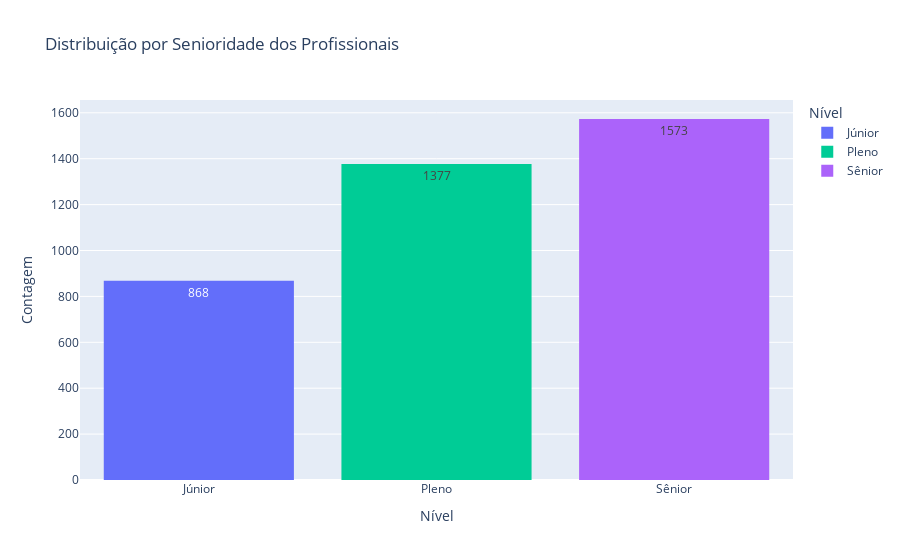

The code cell stored with this chart in its notebook:
### Markdown cell above
### Distribuição por senioridade dos profissionais.
- Sênior reperesentam o maior grupo (1573 representantes), seguidos por Plenos (1377) e Júniores (868)
- Isso mostra que a concentração de profissionais experientes é maior o que pode indiciar maturidade na área de dados, ou que profissionais mais experientes são mais propensos a responder à pesquisa.

### Code cell
# @title Distribuição por Senioridade
import plotly.express as px

fig = px.histogram(
    df,
    x="2.g_nivel",
    title="Distribuição por Senioridade dos Profissionais",
    labels={"2.g_nivel": "Nível"},
    color="2.g_nivel",
    text_auto=True
)
fig.update_layout(xaxis_title="Nível", yaxis_title="Contagem")
fig.show()

### Figure 1 — Plotly figure (JSON) as saved in the notebook; plotly's stock layout.template omitted (floating-point values rounded to 4 significant figures; data arrays with more than 128 entries replaced by an {"elided": "..."} marker saying what was removed)
{"data": [{"bingroup": "x", "hovertemplate": "Nível=%{x}<br>count=%{y}<extra></extra>", "legendgroup": "Júnior", "marker": {"color": "#636efa", "pattern": {"shape": ""}}, "name": "Júnior", "orientation": "v", "showlegend": true, "texttemplate": "%{value}", "type": "histogram", "x": {"elided": "868 str values"}, "xaxis": "x", "yaxis": "y"}, {"bingroup": "x", "hovertemplate": "Nível=%{x}<br>count=%{y}<extra></extra>", "legendgroup": "Pleno", "marker": {"color": "#00cc96", "pattern": {"shape": ""}}, "name": "Pleno", "orientation": "v", "showlegend": true, "texttemplate": "%{value}", "type": "histogram", "x": {"elided": "1377 str values"}, "xaxis": "x", "yaxis": "y"}, {"bingroup": "x", "hovertemplate": "Nível=%{x}<br>count=%{y}<extra></extra>", "legendgroup": "Sênior", "marker": {"color": "#ab63fa", "pattern": {"shape": ""}}, "name": "Sênior", "orientation": "v", "showlegend": true, "texttemplate": "%{value}", "type": "histogram", "x": {"elided": "1573 str values"}, "xaxis": "x", "yaxis": "y"}], "layout": {"barmode": "relative", "legend": {"title": {"text": "Nível"}, "tracegroupgap": 0}, "title": {"text": "Distribuição por Senioridade dos Profissionais"}, "xaxis": {"anchor": "y", "categoryarray": ["Júnior", null, "Pleno", "Sênior"], "categoryorder": "array", "domain": [0, 1], "title": {"text": "Nível"}}, "yaxis": {"anchor": "x", "domain": [0, 1], "title": {"text": "Contagem"}}}}
